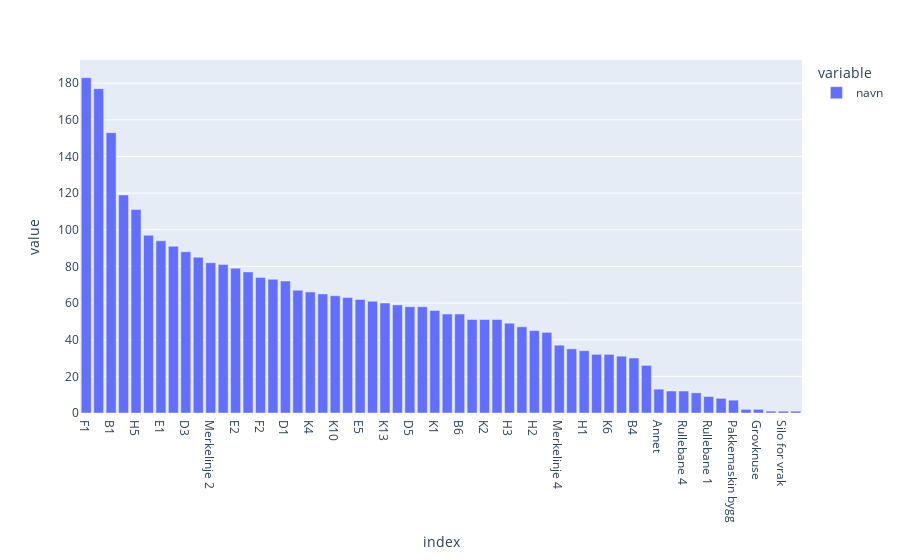

Write notebook code for a chart like this one.
### Code cell
#Plot nr of times maintenance has occored for each machine
df_maintenance["navn"].value_counts().plot(kind="bar")

### Figure 1 — Plotly figure (JSON) as saved in the notebook; plotly's stock layout.template omitted (floating-point values rounded to 4 significant figures)
{"data": [{"alignmentgroup": "True", "hovertemplate": "variable=navn<br>index=%{x}<br>value=%{y}<extra></extra>", "legendgroup": "navn", "marker": {"color": "#636efa", "pattern": {"shape": ""}}, "name": "navn", "offsetgroup": "navn", "orientation": "v", "showlegend": true, "textposition": "auto", "type": "bar", "x": ["F1", "B2", "B1", "F3", "H5", "D4", "E1", "H4", "D3", "B5", "Merkelinje 2", "D2", "E2", "B3", "F2", "K12", "D1", "E3", "K4", "E4", "K10", "F4", "E5", "K8", "K13", "Merkelinje 1", "D5", "K11", "K1", "F5", "B6", "K9", "K2", "K3", "H3", "K14", "H2", "Bleielegger", "Merkelinje 4", "K16", "H1", "Merkelinje 3", "K6", "K15", "B4", "K5", "Annet", "Rullebane 2", "Rullebane 4", "Rullebane 3", "Rullebane 1", "Pakkelinje 2", "Pakkemaskin bygg", "Limstasjon", "Grovknuse ", "Finknuse hvit", "Silo for vrak", "Pakkelinje 1"], "xaxis": "x", "y": [183, 177, 153, 119, 111, 97, 94, 91, 88, 85, 82, 81, 79, 77, 74, 73, 72, 67, 66, 65, 64, 63, 62, 61, 60, 59, 58, 58, 56, 54, 54, 51, 51, 51, 49, 47, 45, 44, 37, 35, 34, 32, 32, 31, 30, 26, 13, 12, 12, 11, 9, 8, 7, 2, 2, 1, 1, 1], "yaxis": "y"}], "layout": {"barmode": "relative", "legend": {"title": {"text": "variable"}, "tracegroupgap": 0}, "margin": {"t": 60}, "xaxis": {"anchor": "y", "domain": [0, 1], "title": {"text": "index"}}, "yaxis": {"anchor": "x", "domain": [0, 1], "title": {"text": "value"}}}}
